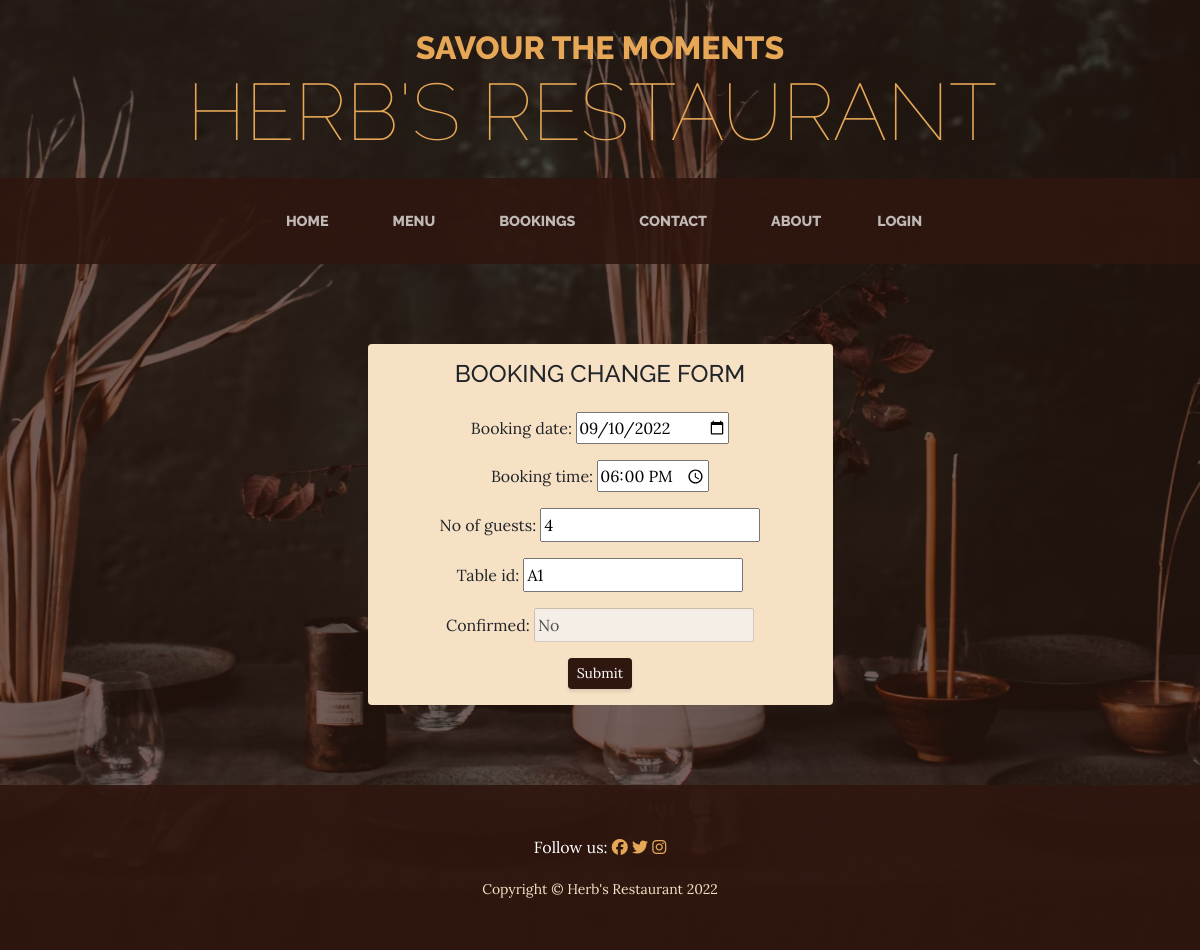
Screenshot of /update/2 with the database file from the repository.
### booking/models.py (models this page shows, shortened)
class Booking(models.Model):
    booking_id = models.BigAutoField(
        auto_created=True,
        primary_key=True,
        serialize=False,
        verbose_name='ID')
    booking_date = models.DateField()
    booking_time = models.TimeField()
    created_date = models.DateTimeField(auto_now_add=True)
    last_updated_on = models.DateTimeField(auto_now=True)
    table_id = models.CharField(max_length=30)
    no_of_guests = models.PositiveIntegerField()
    confirm = models.CharField(max_length=10, default='No')
    login_email = models.CharField(max_length=50)
    class Meta:
        ordering = ['booking_date']

### booking/views.py (the view, shortened to what this page needs)
# urls.py: path('update/<booking_id>', views.update_booking, name='update'),
def update_booking(request, booking_id):
    booking = get_object_or_404(Booking, booking_id=booking_id)
    init_table_id = booking.table_id
    form = BookingForm(instance=booking)
    context = {
        'form': form
    }
    return render(request, 'update_booking.html', context)

### booking/forms.py
class BookingForm(ModelForm):
    class Meta:
        model = Booking
        fields = [
            'booking_date',
            'booking_time',
            'no_of_guests',
            'table_id',
            'confirm']
        labels = {
            'confirm': 'Confirmed'
        }
        widgets = {
            'booking_date': DateInput(
                format=('%Y-%m-%d'),
                attrs={
                    'placeholder': 'Select a date',
                    'type': 'date'
                }),
            'booking_time': TimeInput(
                format=('%H:%M'),
                attrs={
                    'type': 'time'
                    })
        }
    def __init__(self, *args, **kwargs):
        super().__init__(*args, **kwargs)
        self.fields['confirm'].disabled = True

### templates/update_booking.html (shortened to what this page needs)
{% extends 'base.html' %}
{% block content %}
{% load crispy_forms_tags %}
<div class="container">
    <div class="row">
        <section class="page-section about-heading">
            <div class="col-xl-5 col-lg-6 mx-auto">
                <div class="bg-faded rounded p-3">
                    <div class="text-center">
                        <h4 class="section-heading mb-4">Booking Change Form</h4>
                    </div>
                    <form class="text-center" method="post">
                        {% if some_flag %}
                        <div id="some_flag" title="Some Flag">
                            <p>Table <strong>{{ table_id }}</strong> is already booked.</p>
                        </div>
                        <button class="btn btn-secondary btn-sm" type="submit">Close</button>
                        {% else %}
                        {{ form.as_p }}
                        <button class="btn btn-secondary btn-sm" type="submit">Submit</button>
                        {% endif %}
                    </form>
                </div>
            </div>
        </section>
    </div>
</div>
{% endblock%}

### rows the page displays
Booking: booking_date "09/10/2022", booking_time "18:00", no_of_guests "4", table_id "A1", confirm "No"
